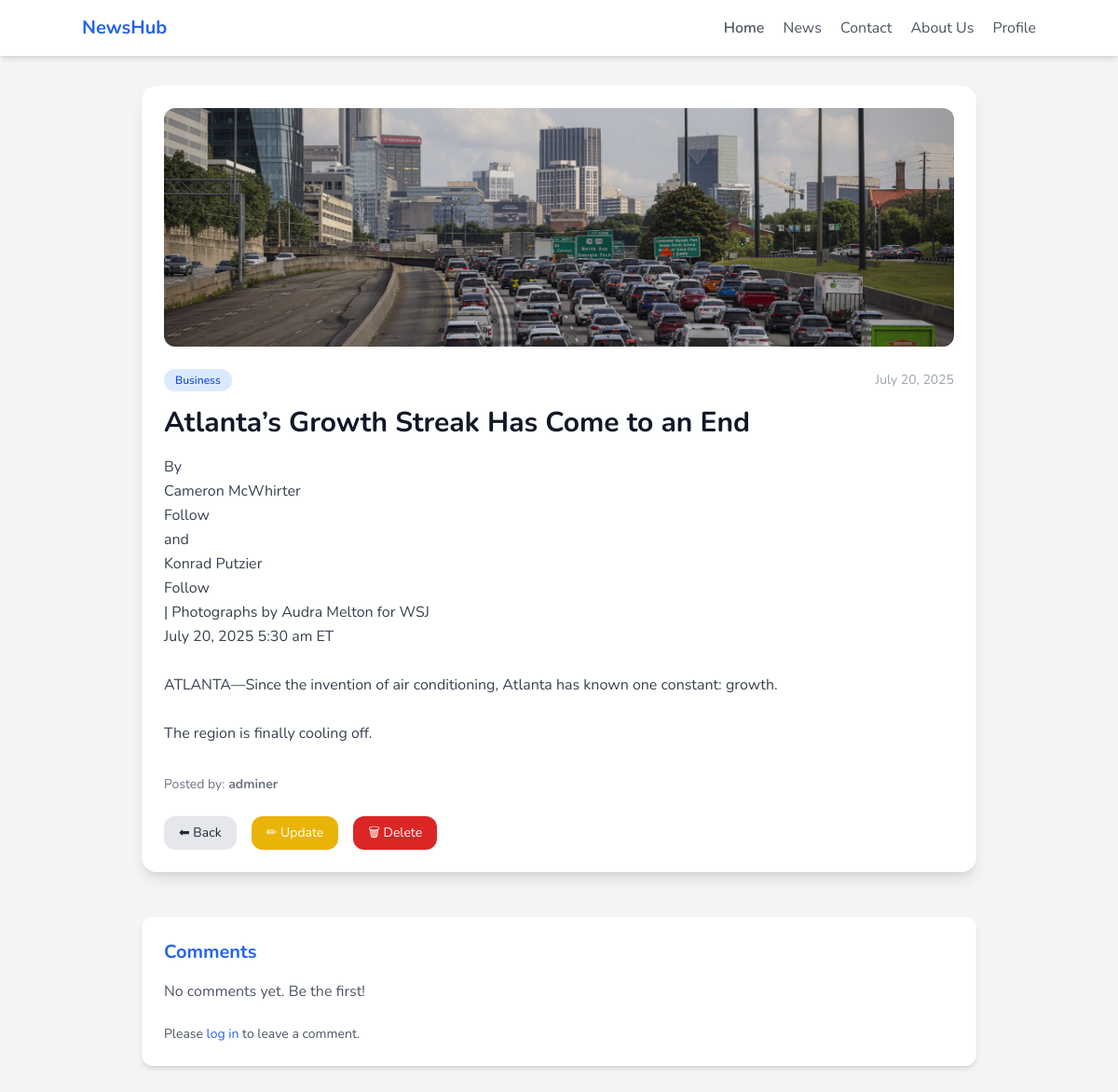
/news/detail/9/, run on the app's committed database.
### products/models.py (models this page shows, shortened)
class News(models.Model):
    user = models.ForeignKey(User, on_delete=models.CASCADE)
    category = models.ForeignKey(Category, on_delete=models.CASCADE)
    title = models.CharField(max_length=120)
    desc = models.TextField()
    image = models.ImageField(upload_to='news/', default='default/news.jpg', blank=True, null=True)
    created_at = models.DateField(auto_now_add=True)
    class Meta:
        ordering = ['-created_at']
        db_table = 'news'

class Category(models.Model):
    name = models.CharField(max_length=100)
    class Meta:
        db_table = 'category'

### products/views.py (the view)
# urls.py: path('detail/<int:pk>/', detail, name='news_detail'),
def detail(request, pk):
    news = get_object_or_404(News, pk=pk)
    comments = Comments.objects.filter(news=news)
    if request.method == 'POST':
        form = CommentForm(request.POST)
        if form.is_valid():
            comment = form.save(commit=False)
            comment.news = news
            comment.user = request.user
            comment.save()
            return redirect('news_detail', pk=news.pk)
    else:
        form = CommentForm()
    return render(request, 'blog/detail.html', {'news': news, 'comments': comments,'form': form})

### templates/blog/detail.html (shortened to what this page needs)
<!DOCTYPE html>
<html lang="en">
<head>
  <script src="https://cdn.tailwindcss.com"></script>
</head>
<body class="bg-gray-100 text-gray-800">
  <nav class="bg-white shadow-md p-4">
    <div class="container mx-auto flex justify-between items-center">
      <a href="{% url 'news_list' %}" class="text-xl font-bold text-blue-600">NewsHub</a>
      <div class="space-x-4">
        <a href="{% url 'home' %}" class="text-gray-600 hover:text-blue-600 font-semibold">Home</a>
        <a href="{% url 'news_list' %}" class="text-gray-600 hover:text-blue-600">News</a>
        <a href="{% url 'contact' %}" class="text-gray-600 hover:text-blue-600">Contact</a>
        <a href="{% url 'about' %}" class="text-gray-600 hover:text-blue-600">About Us</a>
        <a href="{% url 'profile' %}" class="text-gray-600 hover:text-blue-600">Profile</a>
      </div>
    </div>
  </nav>
  <div class="container mx-auto px-4 py-8">
    <div class="max-w-4xl mx-auto bg-white shadow-lg rounded-2xl p-6">
      {% if news.image %}
        <img src="{{ news.image.url }}" alt="{{ news.title }}" class="rounded-xl w-full h-64 object-cover mb-6">
      {% endif %}
      <div class="mb-4 flex justify-between items-center">
        <span class="bg-blue-100 text-blue-700 text-xs font-semibold px-3 py-1 rounded-full">{{ news.category.name }}</span>
        <span class="text-sm text-gray-400">{{ news.created_at|date:"F d, Y" }}</span>
      </div>
      <h1 class="text-3xl font-bold text-gray-900 mb-4">{{ news.title }}</h1>
      <p class="text-gray-700 leading-relaxed whitespace-pre-line">{{ news.desc }}</p>
      <div class="mt-8 text-sm text-gray-500">
        Posted by: <strong>{{ news.user.username }}</strong>
      </div>
      <div class="mt-6 flex gap-4">
        <a href="{% url 'news_list' %}" class="text-sm bg-gray-200 px-4 py-2 rounded-xl hover:bg-gray-300">⬅ Back</a>
        <a href="{% url 'update' news.id %}" class="text-sm bg-yellow-500 text-white px-4 py-2 rounded-xl hover:bg-yellow-600">✏ Update</a>
        <a href="{% url 'delete' news.id %}" class="text-sm bg-red-600 text-white px-4 py-2 rounded-xl hover:bg-red-700">🗑 Delete</a>
      </div>
    </div>
    <div class="max-w-4xl mx-auto mt-12 bg-white shadow-md rounded-xl p-6">
      <h3 class="text-xl font-bold text-blue-600 mb-4">Comments</h3>
      {% for comment in comments %}
        <div class="mb-4 border-b pb-3">
          <div class="flex justify-between text-gray-600 text-sm mb-1">
            <span><strong>{{ comment.user.username }}</strong></span>
            <span>{{ comment.created_at }}</span>
          </div>
          <p class="text-gray-800">{{ comment.text }}</p>
          <p class="text-yellow-500 text-sm">⭐ {{ comment.rate }}/5</p>
        </div>
      {% empty %}
        <p class="text-gray-600">No comments yet. Be the first!</p>
      {% endfor %}
      {% if user.is_authenticated %}
        <form method="post" class="mt-6 space-y-4">
          {% csrf_token %}
          <div>
            {{ form.text.label_tag }}
            {{ form.text }}
            {% if form.text.errors %}
              <p class="text-red-600 text-sm">{{ form.text.errors.0 }}</p>
            {% endif %}
          </div>
          <div>
            {{ form.rate.label_tag }}
            {{ form.rate }}
            {% if form.rate.errors %}
              <p class="text-red-600 text-sm">{{ form.rate.errors.0 }}</p>
            {% endif %}
          </div>
          <button type="submit" class="bg-blue-600 text-white px-4 py-2 rounded-xl hover:bg-blue-700 font-semibold">
            Post Comment
          </button>
        </form>
      {% else %}
        <p class="text-sm text-gray-600 mt-6">Please <a href="{% url 'log_in' %}" class="text-blue-600 hover:underline">log in</a> to leave a comment.</p>
      {% endif %}
    </div>
  </div>
</body>
</html>

### templates/blog/detail.html (style rules this page uses)
body { font-family: 'Nunito', sans-serif; }

### data on the page
News: image (picture), category.name "Business", created_at "July 20, 2025", title "Atlanta’s Growth Streak Has Come to an End", desc "By Cameron McWhirter Follow and Konrad Putzier Follow | Photographs by Audra Melton for WSJ July 20, 2025 5:30 am ET ATLANTA—Since the invention of air conditioning, Atlanta has known one constant: growth. The region is finally cooling off.", user.username "adminer"
